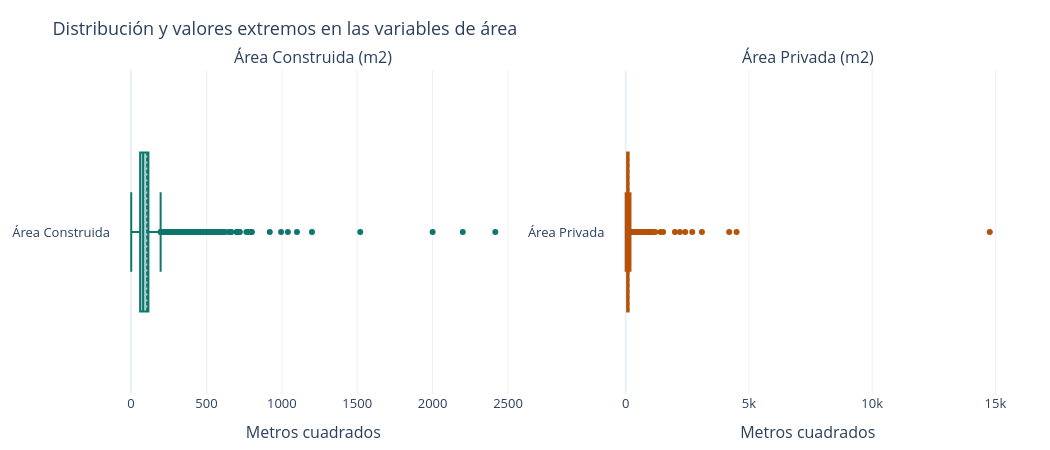

The notebook cell this image was saved under:
### Markdown cell above
<span style="color: red;"><strong>!!!Observación</strong></span>

Hay que filtrar esa area tan grandota de 55.200, siento que es un error, puede que sea ese edificio que dice Simón con el de 25 baños?

fijense que también, la media esta en 414 m2 pero el 75% de los datos esta en 120,2 y el 95% en 400m2 o menos, si hacemos simplemente `standardScaler` con esa media de 414m2 y std de 2251, lo que sucedería es que un apto de unos 80m2 que es lo normal quedé que si en -0.15, casi igual que uno de 20m2

se que vamos a quitar esos extremos directamente, pero por si acaso uso robustscaler y voy a filtrar hasta 4000 m2, también podemos pensar si realmente queremos arriendos medellín ams residencial o esas casas campestres

### Code cell
import plotly.graph_objects as go
from plotly.subplots import make_subplots

fig = make_subplots(
    rows=1,
    cols=2,
    subplot_titles=("Área Construida (m2)", "Área Privada (m2)")
)

fig.add_trace(
    go.Box(
        x=df_filtrado["Área Construida (m2)"],
        name="Área Construida",
        marker=dict(color="#0f766e"),
        fillcolor="rgba(15, 118, 110, 0.35)",
        line=dict(color="#0f766e"),
        boxmean=True,
        boxpoints="outliers",
        hovertemplate="Área construida: %{x:.2f} m²<extra></extra>"
    ),
    row=1,
    col=1
)

fig.add_trace(
    go.Box(
        x=df_filtrado["Área Privada (m2)"],
        name="Área Privada",
        marker=dict(color="#b45309"),
        fillcolor="rgba(180, 83, 9, 0.35)",
        line=dict(color="#b45309"),
        boxmean=True,
        boxpoints="outliers",
        hovertemplate="Área privada: %{x:.2f} m²<extra></extra>"
    ),
    row=1,
    col=2
)

fig.update_layout(
    title="Distribución y valores extremos en las variables de área",
    template="plotly_white",
    showlegend=False,
    width=1050,
    height=450,
    font=dict(size=13),
    margin=dict(t=70, l=40, r=40, b=40)
)

fig.update_xaxes(title_text="Metros cuadrados", row=1, col=1)
fig.update_xaxes(title_text="Metros cuadrados", row=1, col=2)

fig.show()

### Figure 1 — Plotly figure (JSON) as saved in the notebook; plotly's stock layout.template omitted (floating-point values rounded to 4 significant figures; data arrays with more than 128 entries replaced by an {"elided": "..."} marker saying what was removed)
{"data": [{"boxmean": true, "boxpoints": "outliers", "fillcolor": "rgba(15, 118, 110, 0.35)", "hovertemplate": "Área construida: %{x:.2f} m²<extra></extra>", "line": {"color": "#0f766e"}, "marker": {"color": "#0f766e"}, "name": "Área Construida", "type": "box", "x": {"elided": "5319 float values"}, "xaxis": "x", "yaxis": "y"}, {"boxmean": true, "boxpoints": "outliers", "fillcolor": "rgba(180, 83, 9, 0.35)", "hovertemplate": "Área privada: %{x:.2f} m²<extra></extra>", "line": {"color": "#b45309"}, "marker": {"color": "#b45309"}, "name": "Área Privada", "type": "box", "x": {"elided": "5319 float values"}, "xaxis": "x2", "yaxis": "y2"}], "layout": {"annotations": [{"font": {"size": 16}, "showarrow": false, "text": "Área Construida (m2)", "x": 0.225, "xanchor": "center", "xref": "paper", "y": 1, "yanchor": "bottom", "yref": "paper"}, {"font": {"size": 16}, "showarrow": false, "text": "Área Privada (m2)", "x": 0.775, "xanchor": "center", "xref": "paper", "y": 1, "yanchor": "bottom", "yref": "paper"}], "font": {"size": 13}, "height": 450, "margin": {"b": 40, "l": 40, "r": 40, "t": 70}, "showlegend": false, "title": {"text": "Distribución y valores extremos en las variables de área"}, "width": 1050, "xaxis": {"anchor": "y", "domain": [0, 0.45], "title": {"text": "Metros cuadrados"}}, "xaxis2": {"anchor": "y2", "domain": [0.55, 1], "title": {"text": "Metros cuadrados"}}, "yaxis": {"anchor": "x", "domain": [0, 1]}, "yaxis2": {"anchor": "x2", "domain": [0, 1]}}}
